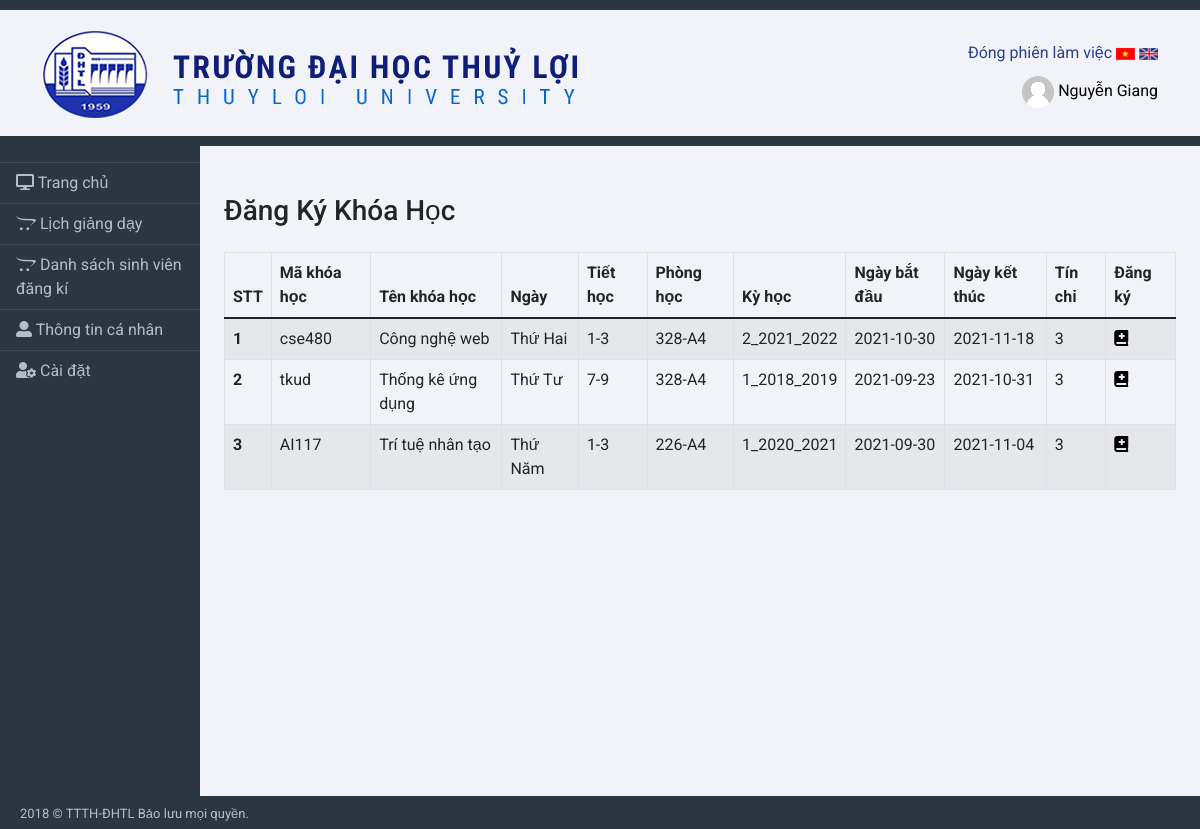
Before: /register_course.php (signed in) with the older database file.
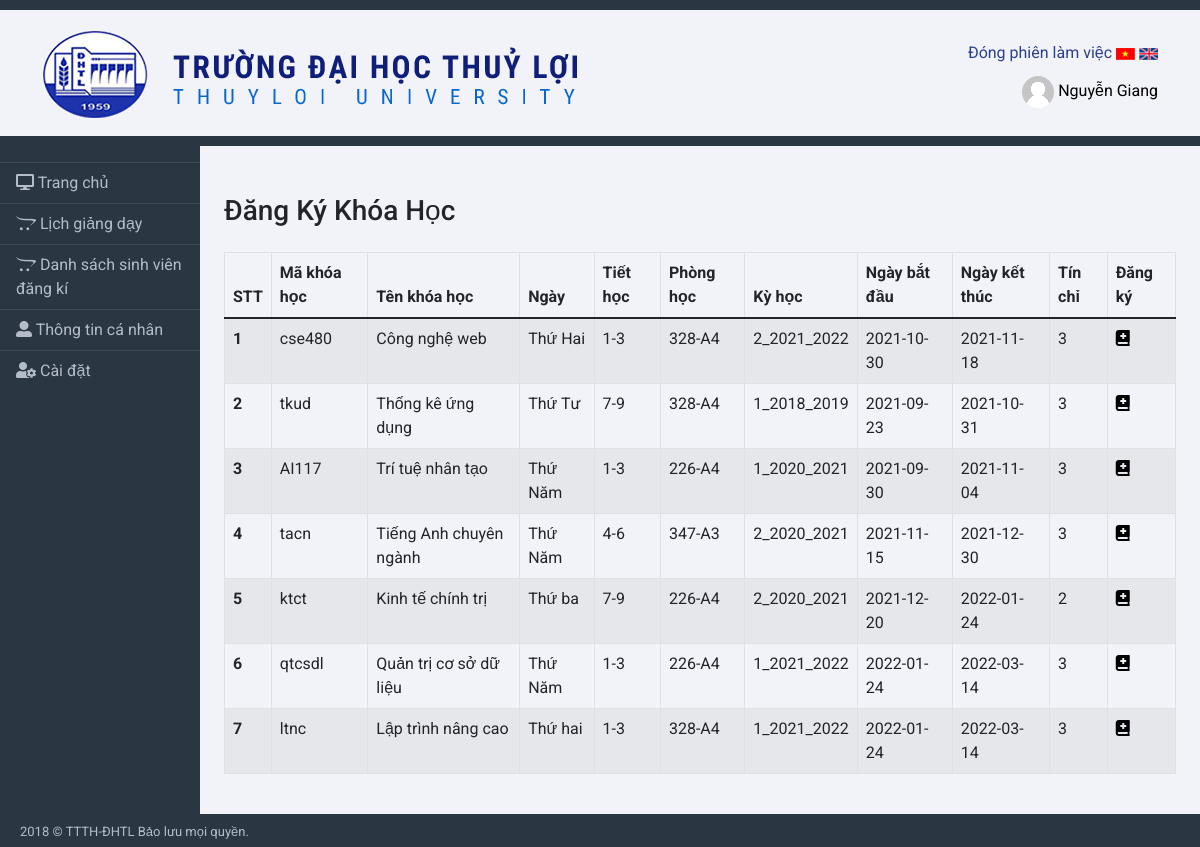
After: the same page with the newer database file.
### tables this page shows
CREATE TABLE `tb_course` (
  `id_course` int(11) NOT NULL,
  `code_course` varchar(50) NOT NULL,
  `name_course` varchar(50) NOT NULL,
  `days` varchar(20) NOT NULL,
  `lesson` varchar(10) NOT NULL,
  `id_room` int(11) NOT NULL,
  `id_semester` int(11) NOT NULL,
  `startdate` date NOT NULL,
  `enddate` date NOT NULL,
  `credit` int(11) NOT NULL,
  `status` int(11) NOT NULL DEFAULT 0
);

CREATE TABLE `tbl_room` (
  `id_room` int(11) NOT NULL,
  `name_room` varchar(50) NOT NULL
);

CREATE TABLE `tbl_semester` (
  `id_semester` int(11) NOT NULL,
  `name_semester` varchar(50) NOT NULL
);

### register_course.php (the view, shortened to what this page needs)
<?php
include('./bridge/menu.php')
?>
<div class="row">
    <div class="col-12">
        <br />
        <h3>Đăng Ký Khóa Học</h3>
        <div class="table-responsive table-responsive-md">
            <form method="POST">
                <table class="table table-striped table-hover table-bordered mt-3">
                    <thead>
                        <tr>
                            <th scope="col">STT</th>
                            <th scope="col">Mã khóa học</th>
                            <th scope="col">Tên khóa học</th>
                            <th scope="col">Ngày</th>
                            <th scope="col">Tiết học</th>
                            <th scope="col">Phòng học</th>
                            <th scope="col">Kỳ học</th>
                            <th scope="col">Ngày bắt đầu</th>
                            <th scope="col">Ngày kết thúc</th>
                            <th scope="col">Tín chỉ</th>
                            <th scope="col">
                                Đăng ký
                            </th>
                        </tr>
                    </thead>
                    <tbody>
                        <?php
                        $sql = "SELECT id_course,code_course,name_course,days,lesson,name_room,name_semester,startdate,enddate,credit,status
                        FROM tb_course,tbl_room,tbl_semester
                        where tb_course.id_room = tbl_room.id_room AND tb_course.id_semester = tbl_semester.id_semester and tb_course.status=1";
                        $result = mysqli_query($conn, $sql);
                        if (mysqli_num_rows($result) > 0) {
                            $i = 1;
                            while ($row = mysqli_fetch_assoc($result)) {
                        ?>
                                <tr>
                                    <th scope="row"><?php echo $i; ?> </th>
                                    <td><?php echo $row['code_course']; ?> </td>
                                    <td><?php echo $row['name_course']; ?> </td>
                                    <td><?php echo $row['days']; ?> </td>
                                    <td><?php echo $row['lesson']; ?> </td>
                                    <td><?php echo $row['name_room']; ?> </td>
                                    <td><?php echo $row['name_semester']; ?> </td>
                                    <td><?php echo $row['startdate']; ?> </td>
                                    <td><?php echo $row['enddate']; ?> </td>
                                    <td><?php echo $row['credit']; ?> </td>
                                    <td>
                                        <?php
                                        $idc = $row['id_course'];
                                        $idu = $_SESSION['id_user'];
                                        $sql2 = "select * from tbl_register where id_course = $idc and id_user = $idu";
                                        $res = mysqli_query($conn, $sql2);
                                        if (mysqli_num_rows($res) > 0) {
                                        ?>
                                            <a href="#"> <i class="fas fa-check-circle"></i></a>
                                        <?php
                                        } else {
                                        ?>
                                            <a href="process_register.php?id_course=<?php echo $row['id_course']; ?>&id_user=<?php echo $_SESSION['id_user']; ?>"> <i class="fas fa-book-medical"></i></a>
                                        <?php
                                        }
                                        ?>
                                    </td>
                                </tr>
                        <?php
                                $i++;
                            }
                        }
                        ?>
                    </tbody>
                </table>
            </form>
        </div>
    </div>
</div>
<?php
include('./bridge/footer.php');
?>

Changed rows visible on the page:
added tb_course: code_course "tacn", name_course "Tiếng Anh chuyên ngành", days "Thứ Năm", lesson "4-6", id_room.name_room "347-A3", id_semester.name_semester "2_2020_2021", startdate "2021-11-15", enddate "2021-12-30", credit "3"
added tb_course: code_course "ktct", name_course "Kinh tế chính trị", days "Thứ ba", lesson "7-9", id_room.name_room "226-A4", id_semester.name_semester "2_2020_2021", startdate "2021-12-20", enddate "2022-01-24", credit "2"
added tb_course: code_course "qtcsdl", name_course "Quản trị cơ sở dữ liệu", days "Thứ Năm", lesson "1-3", id_room.name_room "226-A4", id_semester.name_semester "1_2021_2022", startdate "2022-01-24", enddate "2022-03-14", credit "3"
added tb_course: code_course "ltnc", name_course "Lập trình nâng cao", days "Thứ hai", lesson "1-3", id_room.name_room "328-A4", id_semester.name_semester "1_2021_2022", startdate "2022-01-24", enddate "2022-03-14", credit "3"
